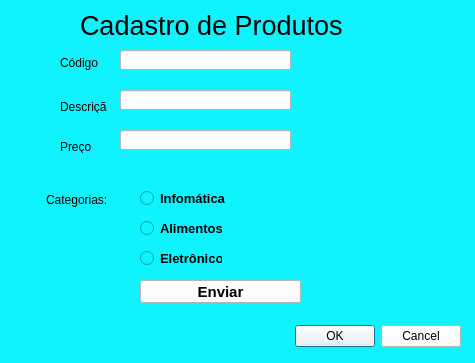
<?xml version="1.0" encoding="UTF-8"?>
<ui version="4.0">
 <class>Dialog</class>
 <widget class="QDialog" name="Dialog">
  <property name="geometry">
   <rect>
    <x>0</x>
    <y>0</y>
    <width>475</width>
    <height>363</height>
   </rect>
  </property>
  <property name="windowTitle">
   <string>Dialog</string>
  </property>
  <property name="styleSheet">
   <string notr="true">
background-color: rgb(15, 243, 255);</string>
  </property>
  <widget class="QDialogButtonBox" name="buttonBox">
   <property name="geometry">
    <rect>
     <x>120</x>
     <y>320</y>
     <width>341</width>
     <height>32</height>
    </rect>
   </property>
   <property name="styleSheet">
    <string notr="true">background-color: rgb(255, 255, 255);</string>
   </property>
   <property name="orientation">
    <enum>Qt::Horizontal</enum>
   </property>
   <property name="standardButtons">
    <set>QDialogButtonBox::Cancel|QDialogButtonBox::Ok</set>
   </property>
  </widget>
  <widget class="QLabel" name="label">
   <property name="geometry">
    <rect>
     <x>80</x>
     <y>10</y>
     <width>281</width>
     <height>31</height>
    </rect>
   </property>
   <property name="font">
    <font>
     <pointsize>20</pointsize>
    </font>
   </property>
   <property name="text">
    <string>Cadastro de Produtos </string>
   </property>
  </widget>
  <widget class="QLabel" name="label_2">
   <property name="geometry">
    <rect>
     <x>60</x>
     <y>53</y>
     <width>47</width>
     <height>20</height>
    </rect>
   </property>
   <property name="text">
    <string>Código</string>
   </property>
  </widget>
  <widget class="QLabel" name="label_3">
   <property name="geometry">
    <rect>
     <x>60</x>
     <y>100</y>
     <width>47</width>
     <height>13</height>
    </rect>
   </property>
   <property name="text">
    <string>Descrição</string>
   </property>
  </widget>
  <widget class="QLabel" name="label_4">
   <property name="geometry">
    <rect>
     <x>60</x>
     <y>140</y>
     <width>47</width>
     <height>13</height>
    </rect>
   </property>
   <property name="text">
    <string>Preço</string>
   </property>
  </widget>
  <widget class="QLineEdit" name="lineEdit">
   <property name="geometry">
    <rect>
     <x>120</x>
     <y>50</y>
     <width>171</width>
     <height>20</height>
    </rect>
   </property>
   <property name="styleSheet">
    <string notr="true">background-color: rgb(255, 255, 255);</string>
   </property>
  </widget>
  <widget class="QLineEdit" name="lineEdit_2">
   <property name="geometry">
    <rect>
     <x>120</x>
     <y>90</y>
     <width>171</width>
     <height>20</height>
    </rect>
   </property>
   <property name="styleSheet">
    <string notr="true">background-color: rgb(255, 255, 255);</string>
   </property>
  </widget>
  <widget class="QLineEdit" name="lineEdit_3">
   <property name="geometry">
    <rect>
     <x>120</x>
     <y>130</y>
     <width>171</width>
     <height>20</height>
    </rect>
   </property>
   <property name="styleSheet">
    <string notr="true">background-color: rgb(255, 255, 255);</string>
   </property>
  </widget>
  <widget class="QRadioButton" name="radioButton">
   <property name="geometry">
    <rect>
     <x>140</x>
     <y>190</y>
     <width>101</width>
     <height>17</height>
    </rect>
   </property>
   <property name="font">
    <font>
     <pointsize>10</pointsize>
     <weight>75</weight>
     <bold>true</bold>
    </font>
   </property>
   <property name="text">
    <string>Infomática</string>
   </property>
  </widget>
  <widget class="QRadioButton" name="radioButton_2">
   <property name="geometry">
    <rect>
     <x>140</x>
     <y>220</y>
     <width>82</width>
     <height>17</height>
    </rect>
   </property>
   <property name="font">
    <font>
     <pointsize>10</pointsize>
     <weight>75</weight>
     <bold>true</bold>
    </font>
   </property>
   <property name="text">
    <string>Alimentos</string>
   </property>
  </widget>
  <widget class="QRadioButton" name="radioButton_3">
   <property name="geometry">
    <rect>
     <x>140</x>
     <y>250</y>
     <width>82</width>
     <height>17</height>
    </rect>
   </property>
   <property name="font">
    <font>
     <pointsize>10</pointsize>
     <weight>75</weight>
     <bold>true</bold>
    </font>
   </property>
   <property name="text">
    <string>Eletrônicos </string>
   </property>
  </widget>
  <widget class="QLabel" name="label_5">
   <property name="geometry">
    <rect>
     <x>46</x>
     <y>190</y>
     <width>61</width>
     <height>20</height>
    </rect>
   </property>
   <property name="text">
    <string>Categorias: </string>
   </property>
  </widget>
  <widget class="QPushButton" name="pushButton">
   <property name="geometry">
    <rect>
     <x>140</x>
     <y>280</y>
     <width>161</width>
     <height>23</height>
    </rect>
   </property>
   <property name="font">
    <font>
     <pointsize>11</pointsize>
     <weight>75</weight>
     <bold>true</bold>
    </font>
   </property>
   <property name="styleSheet">
    <string notr="true">background-color: rgb(255, 255, 255);</string>
   </property>
   <property name="text">
    <string>Enviar</string>
   </property>
  </widget>
 </widget>
 <resources/>
 <connections>
  <connection>
   <sender>buttonBox</sender>
   <signal>accepted()</signal>
   <receiver>Dialog</receiver>
   <slot>accept()</slot>
   <hints>
    <hint type="sourcelabel">
     <x>248</x>
     <y>254</y>
    </hint>
    <hint type="destinationlabel">
     <x>157</x>
     <y>274</y>
    </hint>
   </hints>
  </connection>
  <connection>
   <sender>buttonBox</sender>
   <signal>rejected()</signal>
   <receiver>Dialog</receiver>
   <slot>reject()</slot>
   <hints>
    <hint type="sourcelabel">
     <x>316</x>
     <y>260</y>
    </hint>
    <hint type="destinationlabel">
     <x>286</x>
     <y>274</y>
    </hint>
   </hints>
  </connection>
 </connections>
</ui>
